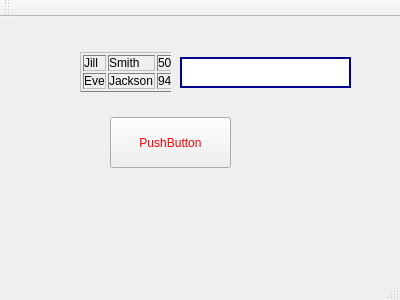
<?xml version="1.0" encoding="UTF-8"?>
<ui version="4.0">
 <class>MainWindow</class>
 <widget class="QMainWindow" name="MainWindow">
  <property name="geometry">
   <rect>
    <x>0</x>
    <y>0</y>
    <width>400</width>
    <height>300</height>
   </rect>
  </property>
  <property name="windowTitle">
   <string>MainWindow</string>
  </property>
  <property name="styleSheet">
   <string notr="true">background-image: url(:/resources/img/bg-image.jpg);
background-repeat: no-repeat;
background-size: 100% 100%;</string>
  </property>
  <widget class="QWidget" name="centralWidget">
   <widget class="QLabel" name="label">
    <property name="geometry">
     <rect>
      <x>80</x>
      <y>30</y>
      <width>91</width>
      <height>51</height>
     </rect>
    </property>
    <property name="text">
     <string>&lt;table border =&quot;1&quot; style=&quot;width:100%&quot;&gt;
  &lt;tr&gt;
    &lt;td&gt;Jill&lt;/td&gt;
    &lt;td&gt;Smith&lt;/td&gt;
    &lt;td&gt;50&lt;/td&gt;
  &lt;/tr&gt;
  &lt;tr&gt;
    &lt;td&gt;Eve&lt;/td&gt;
    &lt;td&gt;Jackson&lt;/td&gt;
    &lt;td&gt;94&lt;/td&gt;
  &lt;/tr&gt;
&lt;/table&gt;</string>
    </property>
   </widget>
   <widget class="QPushButton" name="pushButton">
    <property name="geometry">
     <rect>
      <x>110</x>
      <y>100</y>
      <width>121</width>
      <height>51</height>
     </rect>
    </property>
    <property name="styleSheet">
     <string notr="true">color:red;
font:bold italic large &quot;Times New Roman&quot;;</string>
    </property>
    <property name="text">
     <string>PushButton</string>
    </property>
   </widget>
   <widget class="QLineEdit" name="lineEdit">
    <property name="geometry">
     <rect>
      <x>180</x>
      <y>40</y>
      <width>171</width>
      <height>31</height>
     </rect>
    </property>
    <property name="styleSheet">
     <string notr="true">border-width: 2px;
border-style: solid;
border-color: darkblue;</string>
    </property>
   </widget>
  </widget>
  <widget class="QMenuBar" name="menuBar">
   <property name="geometry">
    <rect>
     <x>0</x>
     <y>0</y>
     <width>400</width>
     <height>21</height>
    </rect>
   </property>
  </widget>
  <widget class="QToolBar" name="mainToolBar">
   <attribute name="toolBarArea">
    <enum>TopToolBarArea</enum>
   </attribute>
   <attribute name="toolBarBreak">
    <bool>false</bool>
   </attribute>
  </widget>
  <widget class="QStatusBar" name="statusBar"/>
 </widget>
 <layoutdefault spacing="6" margin="11"/>
 <resources/>
 <connections/>
</ui>
